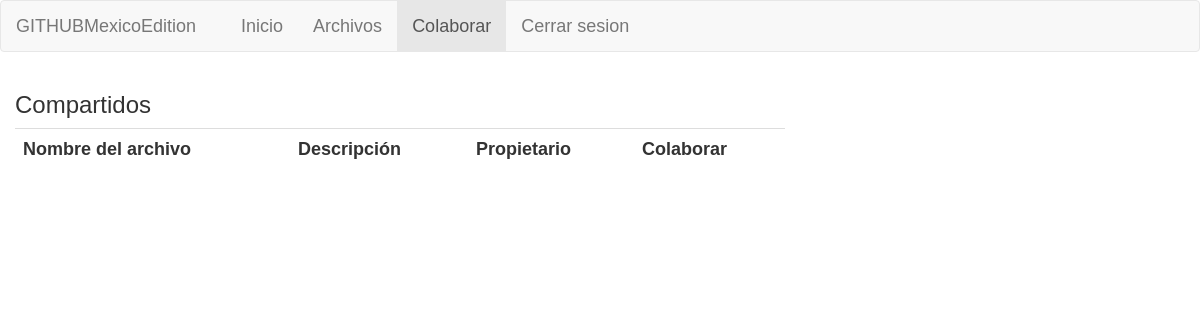
The page /ColaborarPrincipal.php on the database as committed earlier.
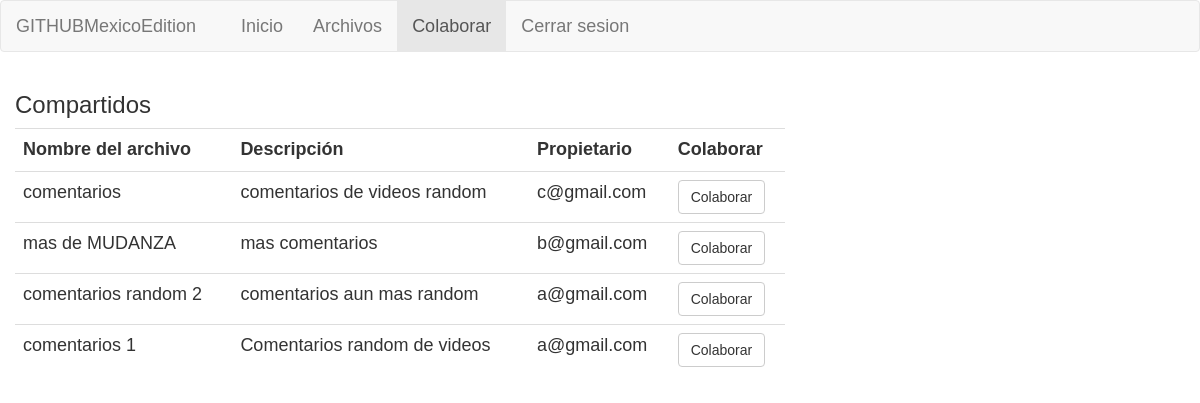
The same page on the database as committed later.
### tables this page shows
CREATE TABLE `archivo` (
  `idARCH` int(10) NOT NULL,
  `id_propietario` int(10) NOT NULL,
  `fechaInicioARCH` datetime NOT NULL,
  `textoARCH` text NOT NULL,
  `tituloARCH` text NOT NULL,
  `tipoARCH` varchar(20) NOT NULL,
  `descARCH` text NOT NULL
);

CREATE TABLE `usuarios` (
  `idUSR` int(10) NOT NULL,
  `nombreUSR` varchar(50) NOT NULL,
  `passUSR` varchar(50) NOT NULL,
  `correoUSR` varchar(50) NOT NULL
);

### consultas.php (called while the page is built, shortened)
<?php
    function consultaArchivosCompAgenos($idPropietario){
        $conexion = conectarDB();
        $consulta = "SELECT * FROM `archivo` INNER JOIN `usuarios` ON `id_propietario`= `idUSR` WHERE NOT (`idUSR` = '$idPropietario' ) AND `tipoARCH` = 'COMPARTIDO' ORDER BY fechaInicioARCH DESC ";
	    $resultado = mysqli_query( $conexion, $consulta ) or die ( "Algo ha ido mal en la consulta a la base de datos");
        $res = array();
        while ($columna = mysqli_fetch_array( $resultado )){
            $aux= array();
            array_push($aux, $columna['idARCH'], $columna['tituloARCH'], $columna['descARCH'], $columna['nombreUSR'], $columna['correoUSR']);
            array_push($res, $aux);
        }
        return $res;
    }
?>

### ColaborarPrincipal.php (the view, shortened to what this page needs)
<!DOCTYPE html>
<html lang="es">
<head>
  <link rel="stylesheet" href="https://maxcdn.bootstrapcdn.com/bootstrap/3.4.0/css/bootstrap.min.css">
</head>
<body>
<?php
  include_once 'consultas.php';
  $usrS = new UserSession();
?>
    <nav class="navbar navbar-default">
    <div class="container-fluid">
        <div class="navbar-header">
        <a class="navbar-brand" href="#">GITHUBMexicoEdition</a>
        </div>
        <div class="navbar-header">
        <a class="navbar-brand" href="#"><?php echo $usrS->getnomUsr(); ?></a>
        </div>
        <ul class="nav navbar-nav">
        <li><a href="index.php">Inicio</a></li>
        <li><a href="archivosPrincipal.php">Archivos</a></li>
        <li class="active"><a href="ColaborarPrincipal.php">Colaborar</a></li>
        <li><a href="logout.php">Cerrar sesion</a></li>
        </ul>
    </div>
    </nav>
    <div class="col-sm-8">
            <div class="row">
                <div class="col-sm-12">
                    <h3>Compartidos</h3>
                </div>
            </div>
            <table class="table">
                <tr>
                    <th>
                        Nombre del archivo
                    </th>
                    <th>
                        Descripción
                    </th>
                    <th>
                        Propietario
                    </th>
                    <th>
                        Colaborar
                    </th>
                </tr>
                <?php
                    $archivosCompartidos = consultaArchivosCompAgenos($usrS->getidUsr());
                    foreach ($archivosCompartidos as $value) {
                ?>
                <tr>
                    <form method="POST" action="solicitudDeColaboracion.php">
                        <td>
                            <?php
                                echo $value[1];
                            ?>
                        </td>
                        <td>
                            <?php
                                echo $value[2];
                            ?>
                        </td>
                        <td>
                            <?php
                                echo $value[4];
                            ?>
                        </td>
                        <td>
                            <button type="submit" class="btn btn-default">Colaborar</button>
                        </td>
                    </form>
                </tr>
                <?php
                    }
                ?>
            </table>
        </div>
</body>
</html>

### ColaborarPrincipal.php (style rules this page uses)
body { background-image: url(https://wallpapercave.com/wp/wp1918888.jpg); font: 180% sans-serif; }

Rows that differ between the two databases and show on the page:
added archivo: tituloARCH "comentarios", descARCH "comentarios de videos random", id_propietario.correoUSR "c@gmail.com"
added archivo: tituloARCH "mas de MUDANZA", descARCH "mas comentarios", id_propietario.correoUSR "b@gmail.com"
added archivo: tituloARCH "comentarios random 2", descARCH "comentarios aun mas random", id_propietario.correoUSR "a@gmail.com"
added archivo: tituloARCH "comentarios 1", descARCH "Comentarios random de videos", id_propietario.correoUSR "a@gmail.com"
